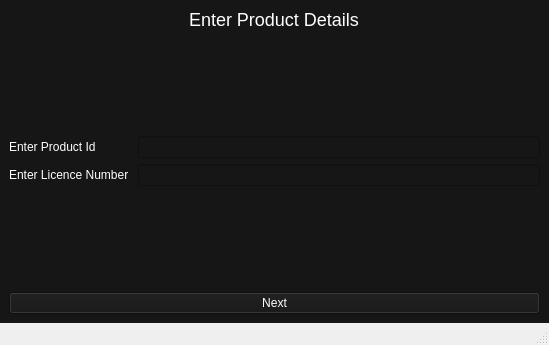
<?xml version="1.0" encoding="UTF-8"?>
<ui version="4.0">
 <class>MainWindow</class>
 <widget class="QMainWindow" name="MainWindow">
  <property name="geometry">
   <rect>
    <x>0</x>
    <y>0</y>
    <width>549</width>
    <height>345</height>
   </rect>
  </property>
  <property name="windowTitle">
   <string>MainWindow</string>
  </property>
  <widget class="QWidget" name="centralwidget">
   <property name="styleSheet">
    <string notr="true">background-color: rgb(22, 22, 22);
color:#fff;</string>
   </property>
   <layout class="QVBoxLayout" name="verticalLayout">
    <item alignment="Qt::AlignHCenter">
     <widget class="QLabel" name="label">
      <property name="styleSheet">
       <string notr="true">font-size:18px;</string>
      </property>
      <property name="text">
       <string>Enter Product Details</string>
      </property>
     </widget>
    </item>
    <item>
     <layout class="QGridLayout" name="gridLayout">
      <item row="8" column="1">
       <spacer name="verticalSpacer_2">
        <property name="orientation">
         <enum>Qt::Vertical</enum>
        </property>
        <property name="sizeHint" stdset="0">
         <size>
          <width>20</width>
          <height>40</height>
         </size>
        </property>
       </spacer>
      </item>
      <item row="3" column="1">
       <widget class="QLineEdit" name="product_id_edit"/>
      </item>
      <item row="3" column="0">
       <widget class="QLabel" name="label_2">
        <property name="text">
         <string>Enter Product Id</string>
        </property>
       </widget>
      </item>
      <item row="2" column="1">
       <spacer name="verticalSpacer">
        <property name="orientation">
         <enum>Qt::Vertical</enum>
        </property>
        <property name="sizeHint" stdset="0">
         <size>
          <width>20</width>
          <height>40</height>
         </size>
        </property>
       </spacer>
      </item>
      <item row="5" column="1">
       <widget class="QLineEdit" name="licence_edit"/>
      </item>
      <item row="5" column="0">
       <widget class="QLabel" name="label_3">
        <property name="text">
         <string>Enter Licence Number </string>
        </property>
       </widget>
      </item>
     </layout>
    </item>
    <item>
     <widget class="QPushButton" name="licence_btn">
      <property name="text">
       <string>Next</string>
      </property>
     </widget>
    </item>
   </layout>
  </widget>
  <widget class="QStatusBar" name="statusbar"/>
 </widget>
 <resources/>
 <connections/>
</ui>
